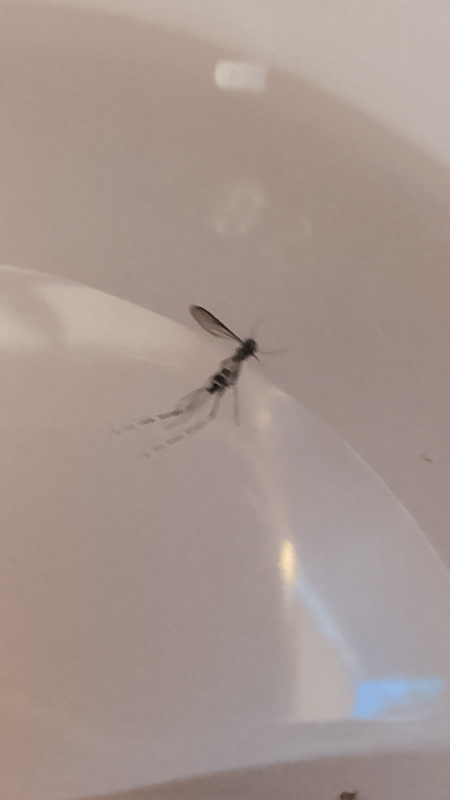
#> input picture samples/IMG-20261002-WA0007.jpeg, 900 x 1600 px (shown at 1/2 size)
$ python -i sample_check.py   (imports and definitions only)
#> lines starting #> are read from the running program, lines starting #| are printed output that depends on the picture
"""What do the ten public/samples photos actually produce through culico's head?
Run the app's own arithmetic on them via the exported ONNX."""
import sys, glob, os, json
import numpy as np, onnxruntime as ort
sys.path.insert(0,"/workspaces/claude-devcontainer/investigations/2026-10-03-rewrite/40-precision/99-calibration-ship")
from PIL import Image
ONNX="/workspaces/claude-devcontainer/tmp/culico-ship/culico-net-cls-v1-17-embed.onnx"
# [1 line not run here, left out]
# [1 line that did not run here, left out]
# [2 lines that did not run here, left out]
# [1 line that did not run here, left out]
# [1 line that did not run here, left out]
MEAN=np.array([0.485,0.456,0.406],np.float32); STD=np.array([0.229,0.224,0.225],np.float32)
def pre(path):
#> called with path = '../../samples/IMG-20261002-WA0007.jpeg'
    im=Image.open(path).convert("RGB"); w,h=im.size
#> in pre, im is the input picture: PIL image 900x1600 RGB; mean R, G, B 166.1, 149.9, 143.6
#> after `w, h = im.size`: w = 900; h = 1600
    s=256/min(w,h); im=im.resize((max(1,round(w*s)),max(1,round(h*s))),Image.BICUBIC)
#> after `s = 256 / min(w, h)`: s = 0.284
#> after `im = im.resize((max(1, round(w * s)), max(1, round(h * s))), Image.BIC`:
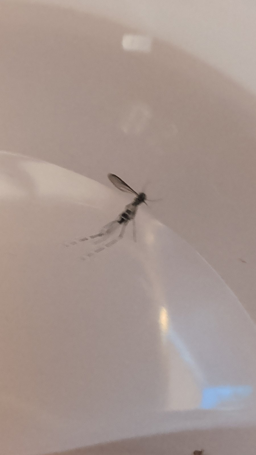
#> im: PIL image 256x455 RGB; mean R, G, B 166.1, 149.9, 143.6
    w,h=im.size; l,t=(w-224)//2,(h-224)//2; im=im.crop((l,t,l+224,t+224))
#> after `w, h = im.size`: w = 256; h = 455
#> after `l, t = ((w - 224) // 2, (h - 224) // 2)`: l = 16; t = 115
#> after `im = im.crop((l, t, l + 224, t + 224))`:
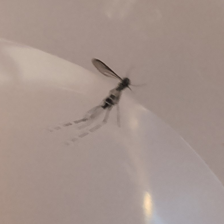
#> im: PIL image 224x224 RGB; mean R, G, B 163.9, 146.9, 140.1
    a=np.asarray(im,np.float32)/255.; a=(a-MEAN)/STD
    return np.ascontiguousarray(a.transpose(2,0,1)[None])
# [1 line that did not run here, left out]
# [9 lines not run here, left out]

>>> result = pre('../../samples/IMG-20261002-WA0007.jpeg')

$ run again, on samples/PXL_20261002_182632161.jpg
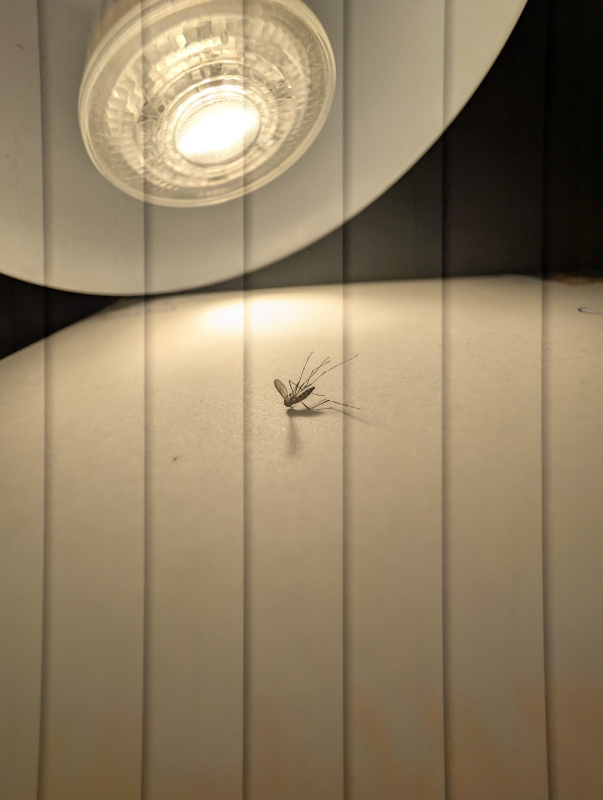
#> input picture samples/PXL_20261002_182632161.jpg, 1205 x 1600 px (shown at 1/2 size)
#> in pre, im is the input picture: PIL image 1205x1600 RGB; mean R, G, B 144.8, 127.5, 99.7
#> in pre, `im = im.crop((l, t, l + 224, t + 224))`:
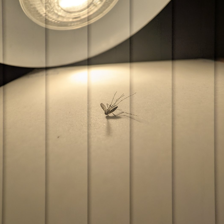
#> im: PIL image 224x224 RGB; mean R, G, B 156.2, 138, 108.9
#> in pre, `a = (a - MEAN) / STD`:
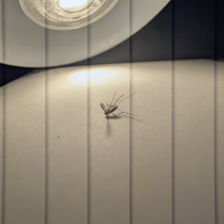
#> a: shape (224, 224, 3) float32; mean R, G, B 0.557, 0.38, 0.0941; drawn with min black and max white

$ run again, on samples/PXL_20261002_182720758.jpg
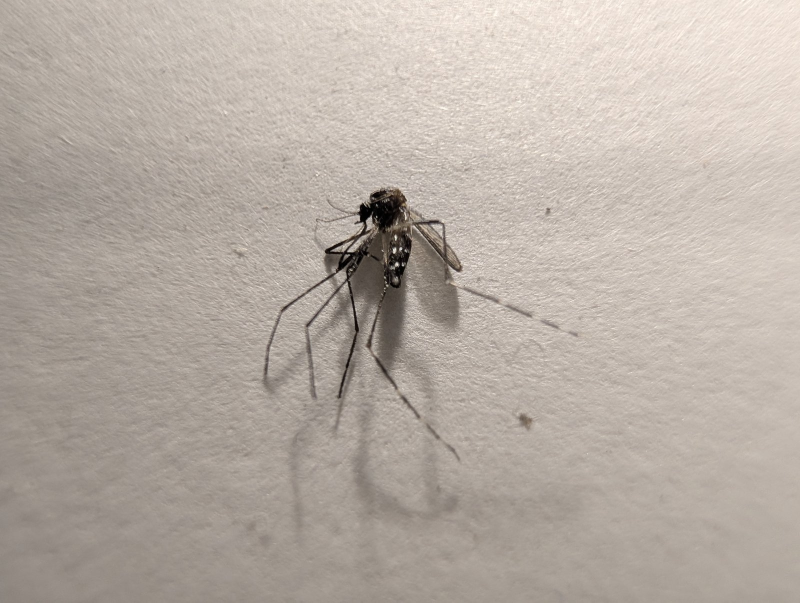
#> input picture samples/PXL_20261002_182720758.jpg, 1600 x 1205 px (shown at 1/2 size)
#> in pre, im is the input picture: PIL image 1600x1205 RGB; mean R, G, B 183.4, 173.8, 165
#> in pre, `im = im.crop((l, t, l + 224, t + 224))`:
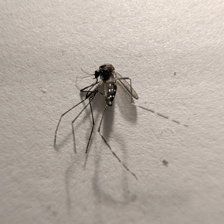
#> im: PIL image 224x224 RGB; mean R, G, B 181.6, 172, 163.2
#> in pre, `a = (a - MEAN) / STD`:
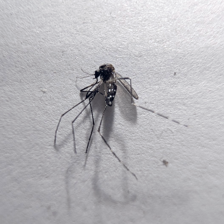
#> a: shape (224, 224, 3) float32; mean R, G, B 0.992, 0.975, 1.04; drawn with min black and max white
